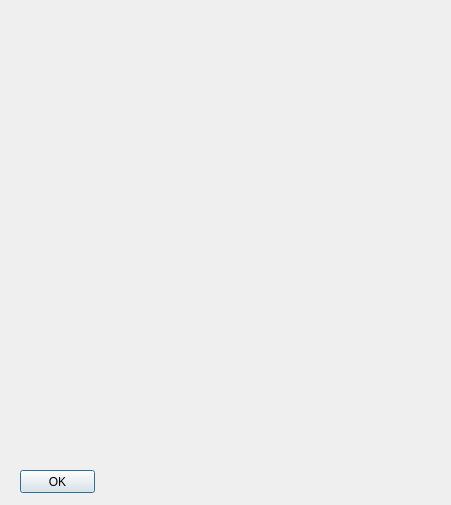
<?xml version="1.0" encoding="UTF-8"?>
<ui version="4.0">
 <class>HighlighterDialog</class>
 <widget class="QDialog" name="HighlighterDialog">
  <property name="geometry">
   <rect>
    <x>0</x>
    <y>0</y>
    <width>451</width>
    <height>505</height>
   </rect>
  </property>
  <property name="windowTitle">
   <string>Colors and Font Property for Text Highlighting</string>
  </property>
  <widget class="QWidget" name="verticalLayoutWidget">
   <property name="geometry">
    <rect>
     <x>10</x>
     <y>10</y>
     <width>191</width>
     <height>451</height>
    </rect>
   </property>
   <layout class="QVBoxLayout" name="color_buttons"/>
  </widget>
  <widget class="QWidget" name="verticalLayoutWidget_2">
   <property name="geometry">
    <rect>
     <x>209</x>
     <y>9</y>
     <width>91</width>
     <height>451</height>
    </rect>
   </property>
   <layout class="QVBoxLayout" name="italic_buttons"/>
  </widget>
  <widget class="QWidget" name="verticalLayoutWidget_3">
   <property name="geometry">
    <rect>
     <x>310</x>
     <y>10</y>
     <width>131</width>
     <height>451</height>
    </rect>
   </property>
   <layout class="QVBoxLayout" name="weight_boxes"/>
  </widget>
  <widget class="QPushButton" name="btnOK">
   <property name="geometry">
    <rect>
     <x>20</x>
     <y>470</y>
     <width>75</width>
     <height>23</height>
    </rect>
   </property>
   <property name="text">
    <string>OK</string>
   </property>
  </widget>
 </widget>
 <resources/>
 <connections/>
</ui>
